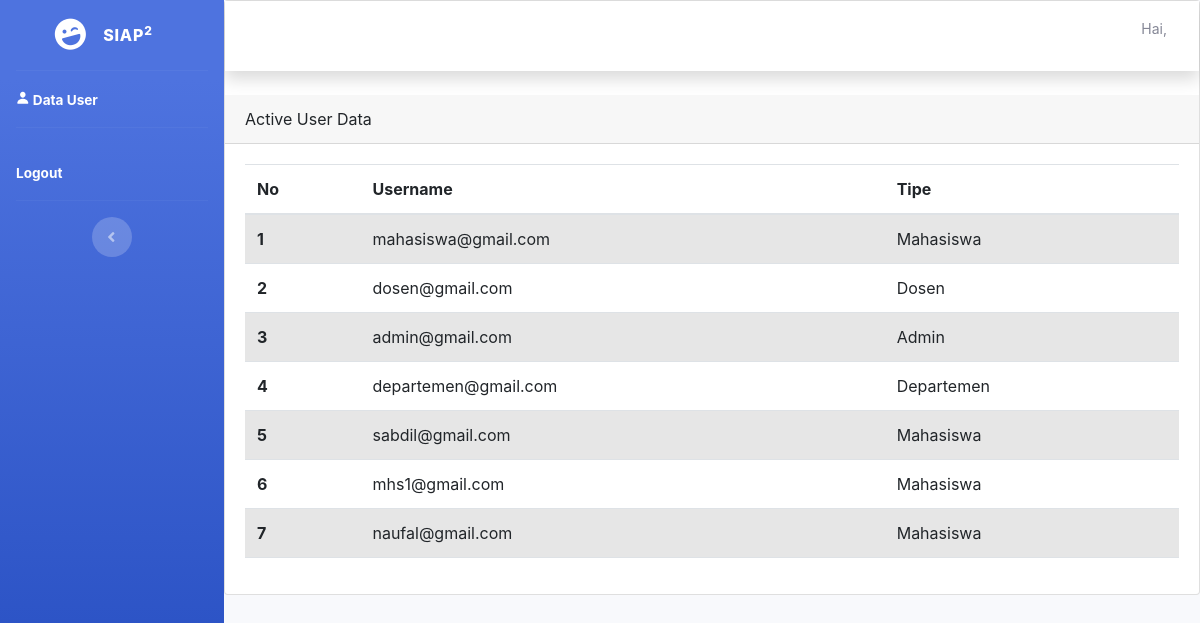
The app's page /admin.php, older data.
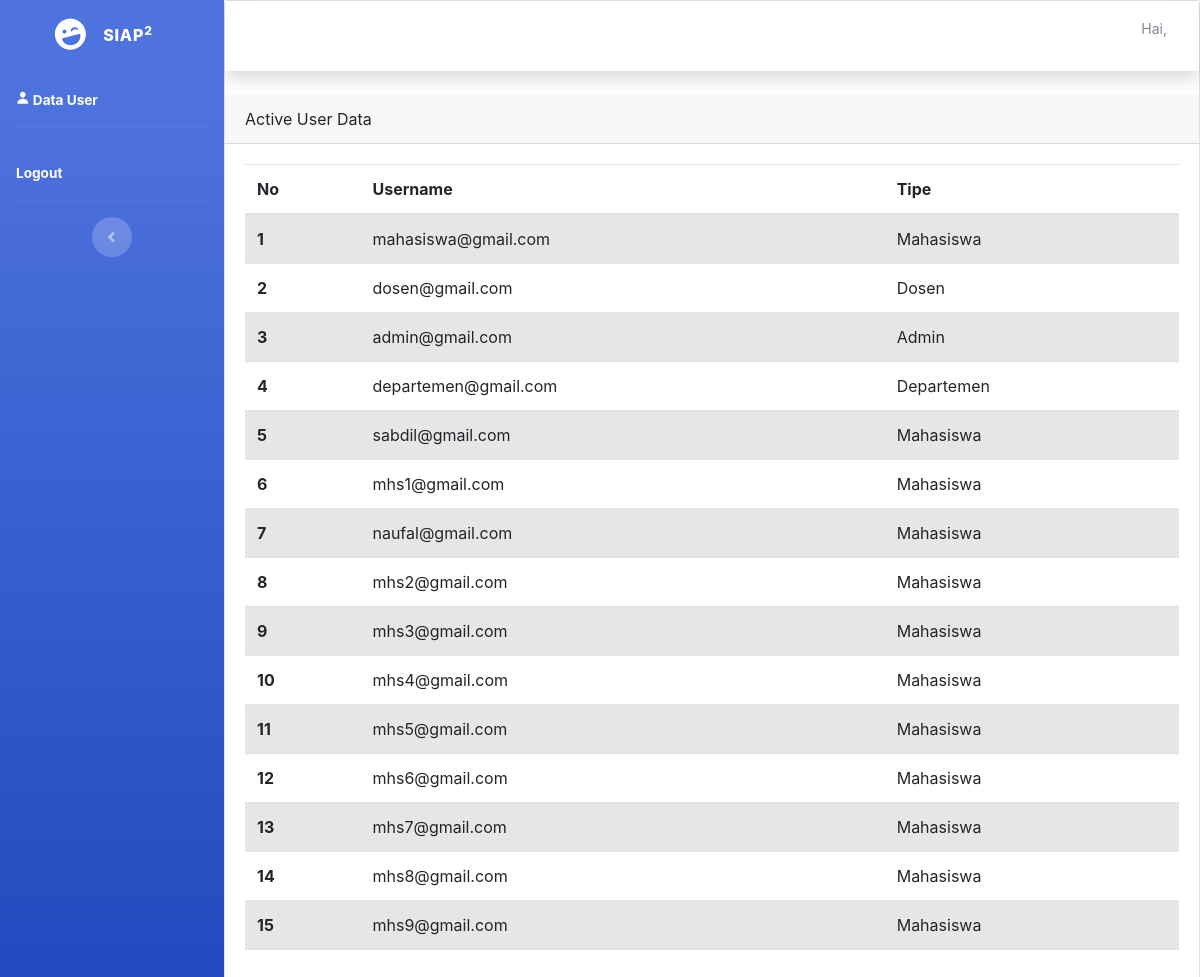
The same page, newer data.
### tables this page shows
CREATE TABLE `user` (
  `id` int(11) NOT NULL,
  `email` varchar(45) NOT NULL,
  `password` varchar(45) NOT NULL,
  `user_type` enum('Admin','Mahasiswa','Dosen','Departemen') NOT NULL
);

### admin.php (the view, shortened to what this page needs)
<?php
require_once 'config.php';
?>
<!DOCTYPE html>
<html lang="en">
<head>
</head>
<body id="page-top">
    <div id="wrapper">
        <ul class="navbar-nav bg-gradient-primary sidebar sidebar-dark accordion" id="accordionSidebar">
            <a class="sidebar-brand d-flex align-items-center justify-content-center" href="index.php">
                <div class="sidebar-brand-icon rotate-n-15">
                    <i class="fas fa-laugh-wink"></i>
                </div>
                <div class="sidebar-brand-text mx-3">SIAP<sup>2</sup></div>
            </a>
            <hr class="sidebar-divider my-0">
            <li class="nav-item active">
                <a class="nav-link" href="departemen_datamhs.php">
                    <span class="icon">
                        <ion-icon name="person"></ion-icon>
                    </span>
                    <span class="tittle">Data User</span>
                </a>
            </li>
            <hr class="sidebar-divider">
            <li class="nav-item active">
                <a class="nav-link"  href="#" data-toggle="modal" data-target="#logoutModal"  ">
                    <span class="tittle">Logout</span>
                </a>
            </li>
            <hr class="sidebar-divider d-none d-md-block">
            <div class="text-center d-none d-md-inline">
                <button class="rounded-circle border-0" id="sidebarToggle"></button>
            </div>
        </ul>
        <div id="content-wrapper" class="d-flex flex-column">
            <div id="content">
                <div class="card">
                    <div class="card-header">Active User Data</div>
                    <div class="card-body">
                    <table class="table table-striped table-hover">
                        <thead>
                            <tr>
                            <th scope="col">No</th>
                            <th scope="col">Username</th>
                            <th scope="col">Tipe</th>
                            </tr>
                        </thead>
                        <tbody>
                        <?php
                        $query = "SELECT * FROM user";
                        $result = mysqli_query($conn, $query);
                        $i = 1;
                        while ($row = $result->fetch_assoc()) {
                            echo "<tr>";
                            echo "<th>".$i."</th>";
                            echo "<td>".$row['email']."</td>";
                            echo "<td>".$row['user_type']."</td>";
                            echo "</tr>";
                            $i++;
                        }
                        echo '</tbody>';
                        echo '</table>';
                        ?>
                    </div>
                </div>
            </div>
        </div>
    </div>
</body>
</html>

Row changes from the older to the newer data that the page shows:
added user: email "mhs2@gmail.com", user_type "Mahasiswa"
added user: email "mhs3@gmail.com", user_type "Mahasiswa"
added user: email "mhs4@gmail.com", user_type "Mahasiswa"
added user: email "mhs5@gmail.com", user_type "Mahasiswa"
added user: email "mhs6@gmail.com", user_type "Mahasiswa"
added user: email "mhs7@gmail.com", user_type "Mahasiswa"
added user: email "mhs8@gmail.com", user_type "Mahasiswa"
added user: email "mhs9@gmail.com", user_type "Mahasiswa"
